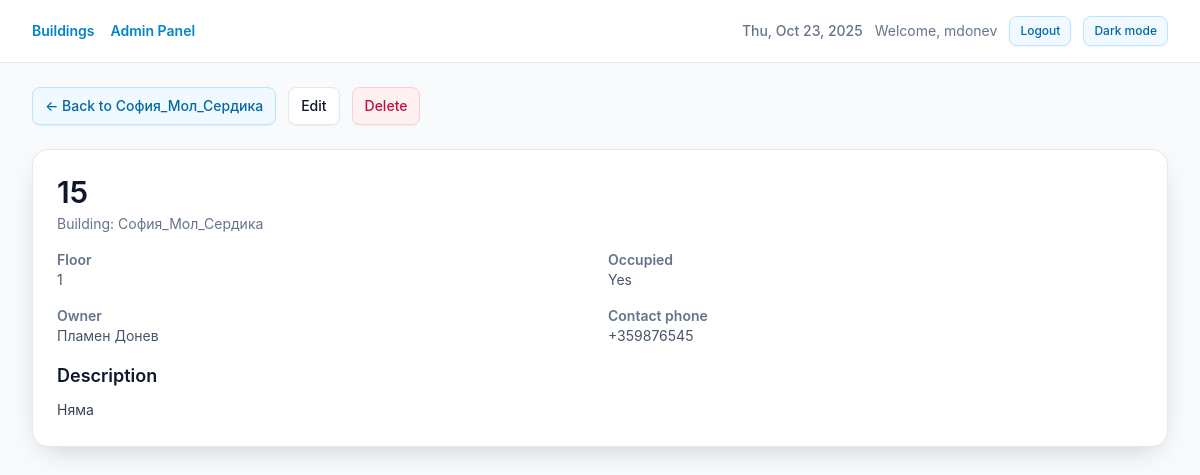
The page /units/3/ (signed in) on the database its author committed.
### core/models.py (models this page shows, shortened)
class TimeStampedModel(models.Model):
    created_at = models.DateTimeField(auto_now_add=True, db_index=True)
    updated_at = models.DateTimeField(auto_now=True)
    class Meta:
        abstract = True

class Unit(TimeStampedModel):
    building = models.ForeignKey(
        Building,
        on_delete=models.CASCADE,
        related_name="units",  # used by counts/annotations
    )
    number = models.CharField("Apartment number", max_length=32)
    floor = models.IntegerField(null=True, blank=True)
    owner_name = models.CharField("Apartment owner", max_length=255, blank=True)
    contact_phone = models.CharField(
        "Contact phone",
        max_length=32,
        blank=True,
        validators=[phone_validator]
    )
    is_occupied = models.BooleanField(default=False)
    description = models.TextField(blank=True)
    objects = UnitQuerySet.as_manager()
    class Meta:
        ordering = ["building_id", "number", "id"]
        constraints = [
            models.UniqueConstraint(
                Lower("number"),
                "building",
                name="unique_unit_number_ci_per_building",
            )
        ]
        indexes = [
            models.Index(fields=["building", "number"]),
        ]

class Building(TimeStampedModel):
    class Role(models.TextChoices):
        TECH_SUPPORT = "TECH_SUPPORT", "Technical Support"
        PROPERTY_MANAGER = "PROPERTY_MANAGER", "Property Manager"
        EXTERNAL_CONTRACTOR = "EXTERNAL_CONTRACTOR", "External Contractor"
    owner = models.ForeignKey(
        settings.AUTH_USER_MODEL,
        on_delete=models.CASCADE,
        related_name="buildings",
    )
    name = models.CharField(max_length=255, db_index=True)
    address = models.CharField(max_length=512, blank=True)
    description = models.TextField(blank=True)
    role = models.CharField(
        max_length=32,
        choices=Role.choices,
        default=Role.TECH_SUPPORT,
    )
    objects = BuildingQuerySet.as_manager()
    class Meta:
        ordering = ["name", "id"]

### core/views.py (the view)
# urls.py: path("units/<int:pk>/", views.UnitDetailView.as_view(), name="unit_detail"),
class UnitDetailView(LoginRequiredMixin, UserPassesTestMixin, DetailView):
    model = Unit
    template_name = "core/unit_detail.html"
    context_object_name = "unit"
    def get_queryset(self):
        return Unit.objects.select_related("building")
    def test_func(self):
        unit = self.get_object()
        return _user_can_access_building(self.request.user, unit.building)

### core/context_processors.py (called while the page is built)
def theme(request):
    return {
        "theme": request.session.get("theme", "light"),
    }

### core/views.py (called while the page is built)
def _user_can_access_building(user, building: Building) -> bool:
    return user.is_staff or building.owner_id == user.id

### templates/core/unit_detail.html (shortened to what this page needs)
{% extends "base.html" %}
{% load markdownify %}
{% block content %}
<section class="space-y-6">
  <div class="flex flex-wrap items-center gap-3">
    <a class="btn btn-secondary" href="{% url 'building_detail' unit.building_id %}">← Back to {{ unit.building.name }}</a>
    {% if user.is_superuser or unit.building.owner_id == user.id %}
      <a class="btn" href="{% url 'unit_update' unit.id %}">Edit</a>
      <a class="btn btn-danger" href="{% url 'unit_delete' unit.id %}">Delete</a>
    {% endif %}
  </div>
  <article class="space-y-4 rounded-2xl border border-slate-200 bg-white p-6 shadow-card dark:border-slate-700 dark:bg-slate-900">
    <header class="flex flex-col gap-1">
      <h1 class="text-3xl font-semibold text-brand-foreground dark:text-white break-words hyphens-auto">{{ unit.number }}</h1>
      <p class="text-sm text-slate-500 dark:text-slate-400">Building: {{ unit.building.name }}</p>
    </header>
    <dl class="grid gap-4 text-sm text-slate-600 dark:text-slate-300 sm:grid-cols-2">
      <div>
        <dt class="font-semibold text-slate-500 dark:text-slate-400">Floor</dt>
        <dd>{{ unit.floor|default:"—" }}</dd>
      </div>
      <div>
        <dt class="font-semibold text-slate-500 dark:text-slate-400">Occupied</dt>
        <dd>{{ unit.is_occupied|yesno:"Yes,No" }}</dd>
      </div>
      <div>
        <dt class="font-semibold text-slate-500 dark:text-slate-400">Owner</dt>
        <dd>{{ unit.owner_name|default:"—" }}</dd>
      </div>
      <div>
        <dt class="font-semibold text-slate-500 dark:text-slate-400">Contact phone</dt>
        <dd>{{ unit.contact_phone|default:"—" }}</dd>
      </div>
    </dl>
    <section class="space-y-2">
      <h2 class="text-lg font-semibold text-brand-foreground dark:text-white">Description</h2>
      <div class="prose prose-sm max-w-none dark:prose-invert">
        {% if unit.description %}
          {{ unit.description|markdownify }}
        {% else %}
          <p class="text-slate-500 dark:text-slate-400"><em>No description.</em></p>
        {% endif %}
      </div>
    </section>
  </article>
</section>
{% endblock %}

### templates/base.html (shortened to what this page needs)
{% load static %}
<!doctype html>
<html lang="en" class="h-full {% if theme == 'dark' %}dark{% endif %}">
  <head>
    <link rel="stylesheet" href="{% static 'css/dist.css' %}?v={% now 'U' %}"/>
  </head>
  <body class="min-h-screen bg-slate-50 text-brand-foreground transition-colors dark:bg-slate-950 dark:text-slate-100">
    <div class="flex min-h-screen flex-col">
      <header class="border-b border-slate-200 bg-white/90 backdrop-blur dark:border-slate-800 dark:bg-slate-900/90">
        <div class="mx-auto flex w-full max-w-7xl flex-wrap items-center justify-between gap-4 px-4 py-4 sm:px-6 lg:px-8">
          <nav class="flex flex-1 flex-wrap items-center gap-4" aria-label="Primary">
            {% block topbar_left %}
              <a href="{% url 'buildings_list' %}" class="text-sm font-semibold text-sky-600 hover:text-sky-700 dark:text-sky-300 dark:hover:text-sky-200">Buildings</a>
              {% if user.is_staff %}
                <a href="{% url 'admin:index' %}" class="text-sm font-semibold text-sky-600 hover:text-sky-700 dark:text-sky-300 dark:hover:text-sky-200">Admin Panel</a>
              {% endif %}
            {% endblock %}
          </nav>
          <div class="flex flex-wrap items-center gap-3 text-sm text-slate-500 dark:text-slate-300">
            {% block topbar_right %}
              {% if user.is_authenticated %}
                <time datetime="{% now 'c' %}" class="font-medium">{% now 'D, M j, Y' %}</time>
                <span class="hidden sm:inline-flex">Welcome, {{ user.get_full_name|default:user.username }}</span>
                <form action="{% url 'logout' %}" method="post" class="inline-flex">
                  <button type="submit" class="btn btn-secondary btn-sm">Logout</button>
                </form>
                <a class="btn btn-secondary btn-sm" href="{% url 'toggle_theme' %}">
                  {% if theme == 'dark' %}Light mode{% else %}Dark mode{% endif %}
                </a>
              {% else %}
                <a class="btn btn-secondary btn-sm" href="{% url 'toggle_theme' %}">
                  {% if theme == 'dark' %}Light mode{% else %}Dark mode{% endif %}
                </a>
                <a class="btn" href="{% url 'login' %}">Login</a>
              {% endif %}
            {% endblock %}
          </div>
        </div>
      </header>
      <main class="flex-1">
        <div class="mx-auto w-full max-w-7xl px-4 py-6 sm:px-6 lg:px-8">
          {% block content %}{% endblock %}
        </div>
      </main>
    </div>
  </body>
</html>

### rows shown on the page
Unit: building.name "София_Мол_Сердика", number "15", floor "1", is_occupied "Yes", owner_name "Пламен Донев", contact_phone "+359876545", description "Няма"

### other values the page prints
{{ user.get_full_name|default:user.username }} "mdonev"
